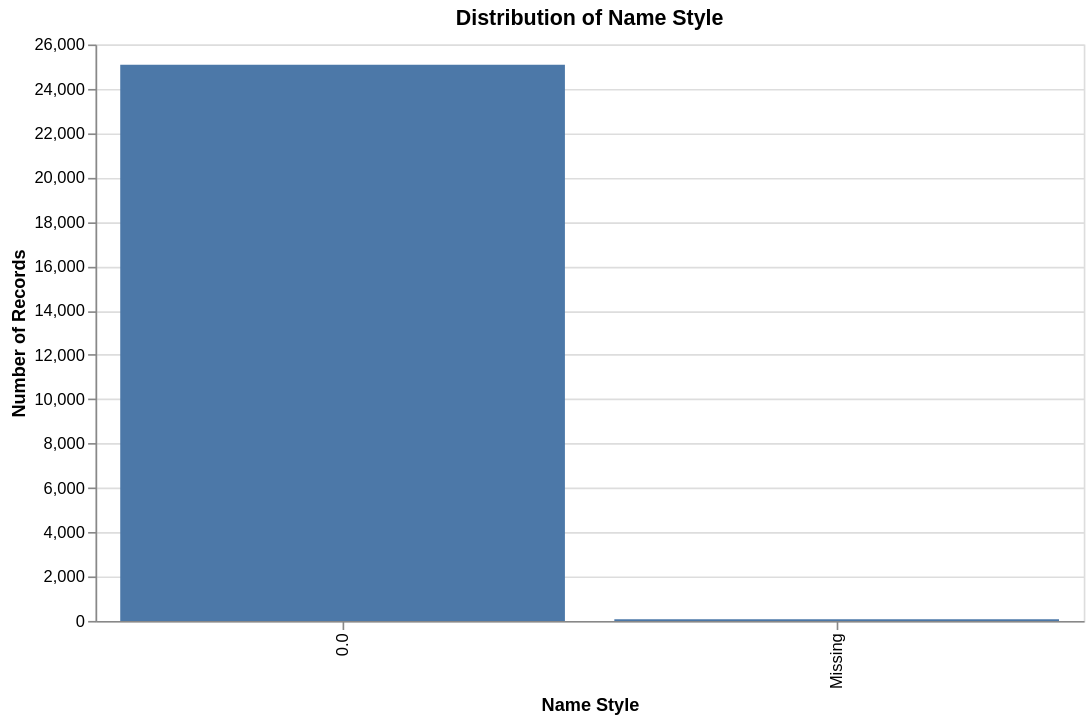

Notebook code cell kept with this figure:
### Code cell
# Prepare name_style for visualisation
name_style_chart_data = df.copy()
name_style_chart_data["name_style"] = name_style_chart_data["name_style"].fillna("Missing")
name_style_chart_data["name_style"] = name_style_chart_data["name_style"].astype(str)

name_style_counts = (
    name_style_chart_data["name_style"]
    .value_counts()
    .reset_index()
)

name_style_counts.columns = ["name_style", "count"]

alt.Chart(name_style_counts).mark_bar().encode(
    x=alt.X("name_style:N", title="Name Style", sort="-y"),
    y=alt.Y("count:Q", title="Number of Records"),
    tooltip=["name_style", "count"]
).properties(
    title="Distribution of Name Style",
    width=600,
    height=350
)

### Figure 1 — Vega-Lite specification as saved in the notebook (floating-point values rounded to 4 significant figures)
{"config": {"view": {"continuousWidth": 300, "continuousHeight": 300}}, "data": {"name": "data-53f055d314e421df89132012f7b2cd8d"}, "mark": {"type": "bar"}, "encoding": {"tooltip": [{"field": "name_style", "type": "nominal"}, {"field": "count", "type": "quantitative"}], "x": {"field": "name_style", "sort": "-y", "title": "Name Style", "type": "nominal"}, "y": {"field": "count", "title": "Number of Records", "type": "quantitative"}}, "height": 350, "title": "Distribution of Name Style", "width": 600, "$schema": "https://vega.github.io/schema/vega-lite/v5.20.1.json", "datasets": {"data-53f055d314e421df89132012f7b2cd8d": [{"name_style": "0.0", "count": 25090}, {"name_style": "Missing", "count": 73}]}}
